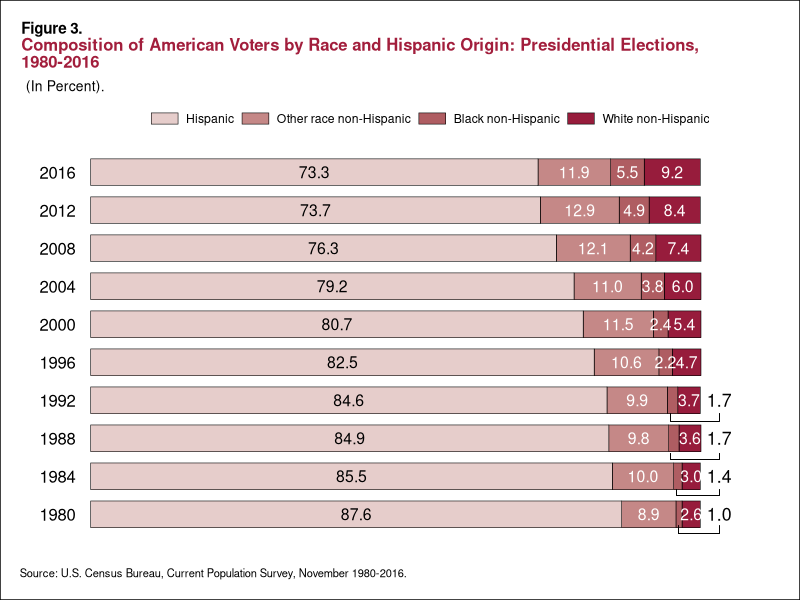

Here is the R script that generated this plot:
## ---- chunk 1
knitr::opts_chunk$set(echo = TRUE)
## ---- chunk 2
library(tidyverse)
# I like this for coloring text: https://wilkelab.org/ggtext/

library("ggtext")


## ---- chunk 3
type_levels= c("White non-Hispanic", "Black non-Hispanic", "Other race non-Hispanic", "Hispanic")
year_levels <- c("1980","1984", "1988", "1992","1996","2000", "2004", "2008", "2012","2016")
pop_colors <- c("#971c3c", "#af5d62","#c58887", "#e6cdcb" )

vote_data <- tibble(
  vote_type = rep(type_levels, 10),
  # Need to rep the pop_group within each vote_type
  pop_group = rep(year_levels, c(4, 4, 4,4,4,4,4,4,4,4)),
  amount =   c(3,1,8.9,87,3,1.4,10,85.5,3.6,1.7,9.8,84.9,3.7,1.7,9.9,84.6,
               4.7,2.2,10.6,82.5,5.4,2.4,11.5,80.7,6.0,3.8,11,79.2,7.4,4.2,12.1,76.3,8.4,
               4.9,12.9,73.7,9.2,5.5,11.9,73.3),
  amount_1 =   c(2.6,"",8.9,87.6,"3.0","","10.0",85.5,3.6,"",9.8,84.9,3.7,"",9.9,84.6,
               4.7,2.2,10.6,82.5,5.4,2.4,11.5,80.7,"6.0",3.8,"11.0",79.2,7.4,4.2,12.1,76.3,8.4,
               4.9,12.9,73.7,9.2,5.5,11.9,73.3),
  fill = rep(pop_colors, 10))

vote_labels <- tibble(
  vote_type = factor(type_levels, levels = type_levels))
vote_data <- vote_data %>% 
  mutate(vote_type = factor(vote_type, levels = type_levels),
         pop_group = factor(pop_group, levels = year_levels),
         fill = factor(fill, levels = pop_colors))


area<- ((ggplot(vote_data, aes(x = pop_group, 
                      y = amount, 
                      fill = fill, 
                      label = amount_1))+
  geom_col(color = "black", size= .2, width=.7)+ geom_text(size = 4, 
            position = position_stack(vjust = 0.5), color=ifelse(vote_data$vote_type=="Hispanic", 'black', 'white')) + scale_fill_manual(values = pop_colors, guide= guide_legend(reverse=TRUE)))+
 labs(title =  "<span style = 'font-size:11pt; color:#000000'><b>Figure 3.</span></p><span style = 'font-size:12pt; color:#a21e3c'><p><b>Composition of American Voters by Race and Hispanic Origin: Presidential Elections,</p><p><span style = 'font-size:12pt; color:#a21e3c'><b> 1980-2016</p></span>",
       subtitle = "<span style = 'font-size:10pt; color:#000000'>(In Percent).</span>",
       y = "",
       x = "",
       caption = "Source: U.S. Census Bureau, Current Population Survey, November 1980-2016.") + scale_fill_manual(labels= type_levels, values= pop_colors, name = "", guide= guide_legend(reverse=TRUE)))
  new<- (area+ scale_y_continuous(limits= c(0,110),expand = c(0, 3))+ theme_classic()+
    theme( panel.grid = element_blank(),
           plot.background = element_rect(fill = "white", color = "black"),
           panel.grid.major = element_blank(),
           panel.grid.minor = element_blank(),
           plot.title = element_markdown(hjust=.02),
           plot.title.position = "plot",
           plot.caption.position = "plot",
           plot.subtitle = element_markdown(hjust= .009), 
           plot.caption = element_text(size = 8, color = "black", hjust = 0),
           axis.ticks = element_blank(),
           axis.line.y = element_blank(),
           legend.position= "top",
           axis.line.x = element_blank(),
           axis.text.x= element_blank(),
           axis.text.y= element_text(margin = margin(r = -5), color= "black", size=12),
           legend.key.height = unit(.2, "cm"), legend.key.width= unit(.7, "cm"),
           plot.margin = unit(c(.5,.5,.5,.5), "cm")))
     
      
new+ coord_flip()+ 
  annotate("text", x = 4, y = 103, label = "1.7", size = 4.5)+ 
  annotate("text", x = 3, y = 103, label = "1.7", size = 4.5)+
  annotate("text", x = 2, y = 103, label = "1.4", size = 4.5)+
  annotate("text", x = 1, y = 103, label = "1.0", size = 4.5)+
    geom_segment(aes(x = .7, xend = .5, y = 103, yend = 103), size=.05)+
    geom_segment(aes(x = .5, xend = .5, y = 103, yend = 96.3), size=.05)+
    geom_segment(aes(x = .5, xend = .7, y = 96.3, yend = 96.3), size=.05)+
    #Second bar segemnt:
    geom_segment(aes(x = 1.65, xend = 1.5, y = 103, yend = 103), size=.05)+
    geom_segment(aes(x = 1.5, xend = 1.5, y = 103, yend = 96), size=.05)+
    geom_segment(aes(x = 1.5, xend = 1.65, y = 96, yend = 96), size=.05)+
    # Third Bar Segment:
    geom_segment(aes(x = 2.6, xend = 2.45, y = 103, yend = 103), size=.05)+
    geom_segment(aes(x = 2.45, xend = 2.45, y = 103, yend = 95), size=.05)+
    geom_segment(aes(x = 2.45, xend = 2.6, y = 95, yend = 95), size=.05)+
    #Fourth Bar Segment:
    geom_segment(aes(x = 3.65, xend = 3.45, y = 103, yend = 103), size=.05)+
    geom_segment(aes(x = 3.45, xend = 3.45, y = 103, yend = 95), size=.05)+
    geom_segment(aes(x = 3.45, xend = 3.65, y = 95, yend = 95), size=.05)

